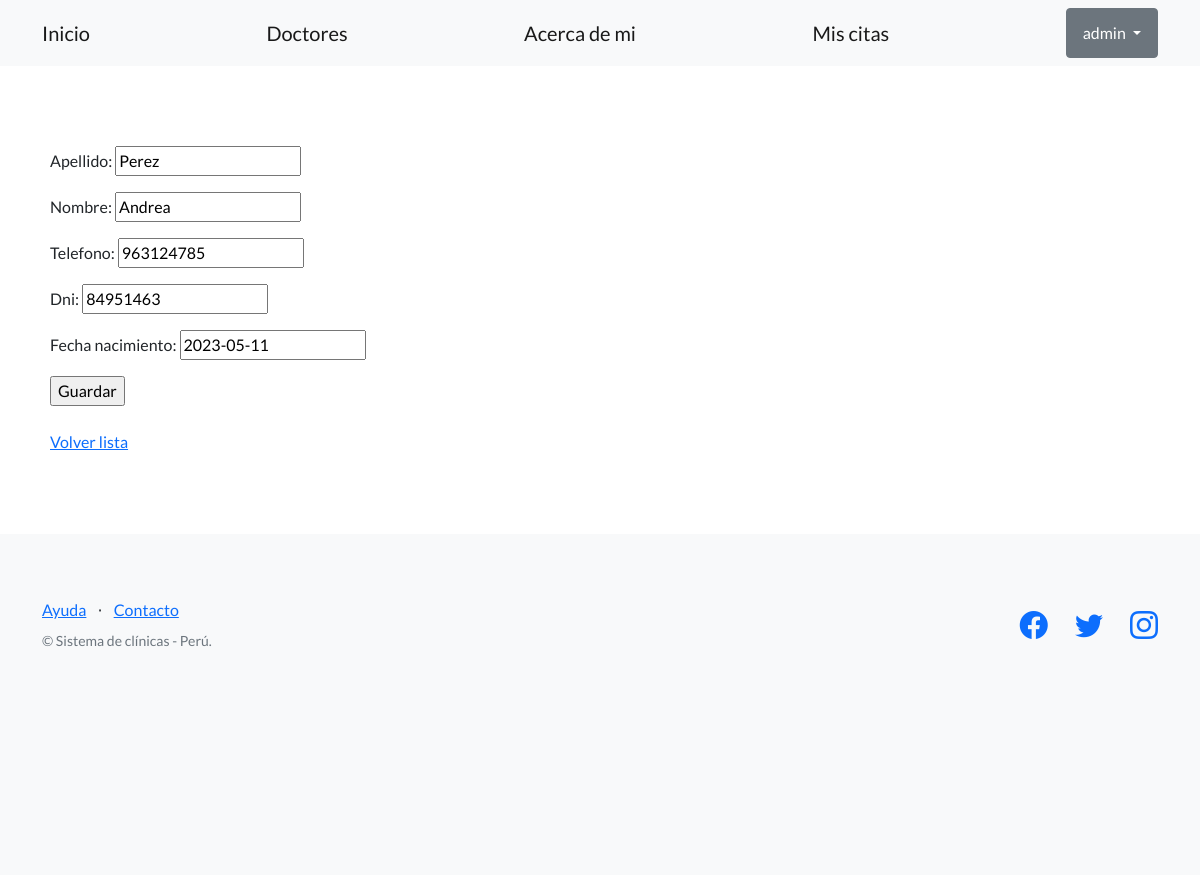
The app's page /clinica/editar-paciente/2 (signed in) with its own data.
### control_clinica/models.py (models this page shows, shortened)
class Paciente(models.Model):
    apellido = models.CharField(max_length=256)
    nombre = models.CharField(max_length=256)
    telefono = models.CharField(max_length=20, blank=True)
    dni = models.CharField(max_length=32)
    fecha_nacimiento = models.DateField()

### control_clinica/views.py (the view)
# urls.py: path("editar-paciente/<int:pk>", PacienteUpdateView.as_view(), name="editar_paciente"),
class PacienteUpdateView(LoginRequiredMixin, UpdateView):
    model = Paciente
    fields = ('apellido', 'nombre', 'telefono', 'dni', 'fecha_nacimiento')
    success_url = reverse_lazy('listar_pacientes')

### control_clinica/templates/control_clinica/paciente_form.html (shortened to what this page needs)
{% extends "control_clinica/base.html" %}
{% block contenido %}
<form method="post">
    {{ form.as_p }}
    <input type="submit" value="Guardar" />
</form>
<br>
<a href="{% url 'listar_pacientes' %}">Volver lista</a>
{% endblock contenido %}

### control_clinica/templates/control_clinica/base.html (shortened to what this page needs)
{% load static %}
<!DOCTYPE html>
<html lang="en">
    <head>
        <link href="https://cdn.jsdelivr.net/npm/bootstrap-icons@1.5.0/font/bootstrap-icons.css" rel="stylesheet" type="text/css" />
        <link rel="stylesheet" href="{% static 'css/styles.css' %}" rel="stylesheet"/>
    </head>
    <body>
        <nav class="navbar navbar-light bg-light static-top">
            <div class="container">
                <a class="navbar-brand" href="{% url 'inicio' %}">Inicio</a>
                <a class="navbar-brand" href="{% url 'listar_doctores' %}">Doctores</a>
                <a class="navbar-brand" href="{% url 'acerca_de_mi' %}">Acerca de mi</a>
                {% if user.is_authenticated %}
                <a class="navbar-brand" href="{% url 'listar_citas' %}">Mis citas</a>
                <div class="dropdown">
                    <button class="btn btn-secondary dropdown-toggle" type="button" id="dropdownMenuButton1" data-bs-toggle="dropdown" aria-expanded="false">
                        <div style="display: inline-flex;">
                            <span>{{ user.username }}</span>
                        </div>
                    </button>
                    </div>
                </div>
                {% else %}
                <a class="btn btn-primary" href="{% url 'login' %}">Inicio sesión</a>
                <a class="btn btn-success" href="{% url 'registro' %}">Registro</a>
                {% endif %}
        </nav>
        <section style="padding: 80px 50px; ">
            {% block contenido %}
            {% endblock contenido %}
        </section>
        <footer class="footer bg-light">
            <div class="container">
                <div class="row">
                    <div class="col-lg-6 h-100 text-center text-lg-start my-auto">
                        <ul class="list-inline mb-2">
                            <li class="list-inline-item"><a href="#!">Ayuda</a></li>
                            <li class="list-inline-item">⋅</li>
                            <li class="list-inline-item"><a href="#!">Contacto</a></li>
                        </ul>
                        <p class="text-muted small mb-4 mb-lg-0">&copy; Sistema de clínicas - Perú.</p>
                    </div>
                    <div class="col-lg-6 h-100 text-center text-lg-end my-auto">
                        <ul class="list-inline mb-0">
                            <li class="list-inline-item me-4">
                                <a href="https://www.facebook.com/sannasalud"><i class="bi-facebook fs-3"></i></a>
                            </li>
                            <li class="list-inline-item me-4">
                                <a href="https://twitter.com/clinicagoodhope?lang=es"><i class="bi-twitter fs-3"></i></a>
                            </li>
                            <li class="list-inline-item">
                                <a href="https://www.instagram.com/sannasalud/?hl=es-la"><i class="bi-instagram fs-3"></i></a>
                            </li>
                        </ul>
                    </div>
                </div>
            </div>
            <section style="padding: 80px 50px; ">
            </section>
        </footer>
    </body>
</html>

### records on screen
Paciente: apellido "Perez", nombre "Andrea", telefono "963124785", dni "84951463", fecha_nacimiento "2023-05-11"

### other values on screen
{{ user.username }} "admin"
